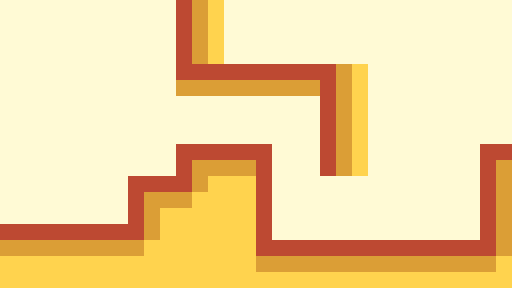

This game map was drawn from its Tiled (.tmx) file and the tilesets committed beside it. A one-line description and the trimmed map source follow:
An orthogonal 32x18 tile map with 16x16 px tiles, 2 tile layers (Background, Foreground) and 1 object (Goal).

<map version="1.0" orientation="orthogonal" width="32" height="18" tilewidth="16" tileheight="16">
 <tileset firstgid="1" name="world" tilewidth="16" tileheight="16">
  <image source="../world.png" width="80" height="48" />
 </tileset>
 <layer name="Background" width="32" height="18">
  <data>[576 cells, 545 non-empty, 3 distinct tile ids]</data>
 </layer>
 <layer name="Foreground" width="32" height="18">
  <data>[576 cells, 100 non-empty, 3 distinct tile ids]</data>
 </layer>
 <objectgroup name="Objects" width="32" height="18">
  <object name="Goal" x="416" y="208" width="32" height="32" />
 </objectgroup>
</map>
